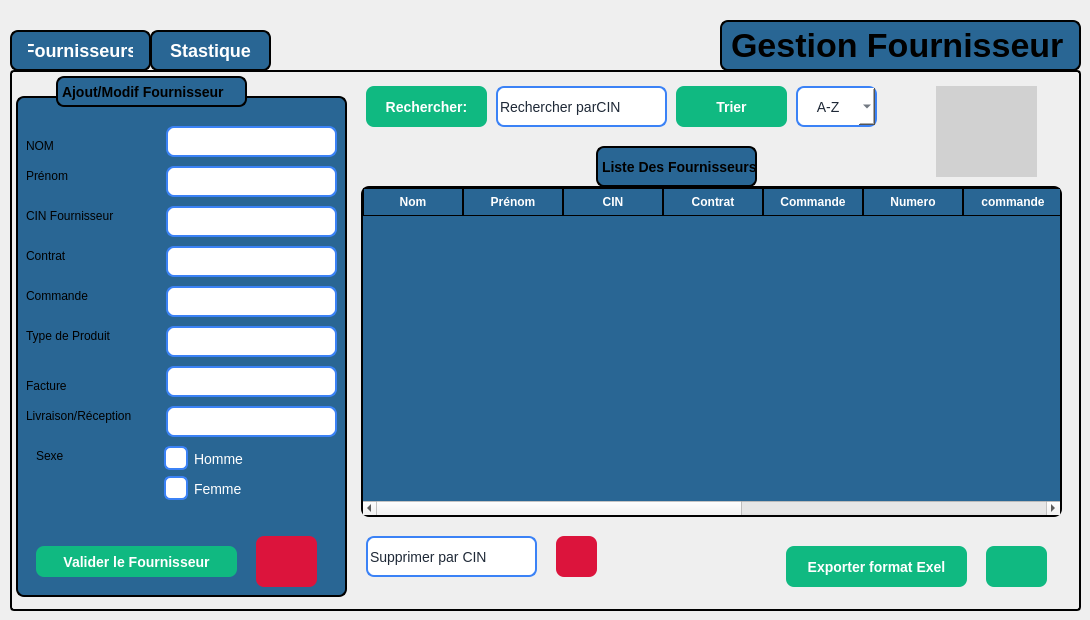
    <widget class="QWidget" name="fournisseur">
     <widget class="QPushButton" name="btnpage1four">
      <property name="geometry">
       <rect>
        <x>10</x>
        <y>30</y>
        <width>141</width>
        <height>41</height>
       </rect>
      </property>
      <property name="styleSheet">
       <string notr="true">QPushButton {
    border: 2px solid black;
    border-radius: 8px;
    font-weight: bold;
    font-size: 18px;              /* texte plus grand */
    background-color: rgb(41, 102, 148); /* bleu normal */
    color: white;
    padding: 8px 16px;
}

/* Quand la souris passe dessus */
QPushButton:hover {
    background-color: rgb(61, 122, 168); /* bleu plus clair */
}

/* Quand on clique dessus */
QPushButton:pressed {
    background-color: rgb(81, 142, 188); /* encore plus clair */
}

/* Bouton actif (par ex. quand on est sur la page 1) */
QPushButton[active=&quot;true&quot;] {
    background-color: #10b981;  /* vert quand actif */
    color: white;
}</string>
      </property>
      <property name="text">
       <string>Fournisseurs</string>
      </property>
     </widget>
     <widget class="QStackedWidget" name="stackedWidgetfour">
      <property name="geometry">
       <rect>
        <x>10</x>
        <y>70</y>
        <width>1071</width>
        <height>541</height>
       </rect>
      </property>
      <property name="styleSheet">
       <string notr="true">QStackedWidget {
  border: 2px solid black;
  border-radius: 4px;
  padding: 4px;
}</string>
      </property>
      <widget class="QWidget" name="page_14">
       <widget class="QLabel" name="label_78">
        <property name="geometry">
         <rect>
          <x>0</x>
          <y>20</y>
          <width>331</width>
          <height>501</height>
         </rect>
        </property>
        <property name="styleSheet">
         <string notr="true">QLabel{
 border: 2px solid black;   /* blue border */
    border-radius: 8px;
 font-weight: bold;
    font-size: 14px;
background-color: rgb(41, 102, 148);}</string>
        </property>
        <property name="text">
         <string/>
        </property>
       </widget>
       <widget class="QLabel" name="label_79">
        <property name="geometry">
         <rect>
          <x>40</x>
          <y>0</y>
          <width>191</width>
          <height>31</height>
         </rect>
        </property>
        <property name="styleSheet">
         <string notr="true">QLabel{
 border: 2px solid black;   /* blue border */
    border-radius: 8px;
 font-weight: bold;
    font-size: 14px;
background-color: rgb(41, 102, 148);}</string>
        </property>
        <property name="text">
         <string>Ajout/Modif Fournisseur</string>
        </property>
       </widget>
       <widget class="QLineEdit" name="lineEdit_28">
        <property name="geometry">
         <rect>
          <x>150</x>
          <y>50</y>
          <width>171</width>
          <height>31</height>
         </rect>
        </property>
        <property name="styleSheet">
         <string notr="true">QLineEdit {
    /* dark background */
	background-color: rgb(255, 255, 255);
    color: #1f2937;              /* typed text color */
    border: 2px solid #3b82f6;   /* blue border */
    border-radius: 8px;

    font-size: 14px;
}

QLineEdit::placeholder {
    color: white;                /* placeholder text color */
}
</string>
        </property>
       </widget>
       <widget class="QLineEdit" name="lineEdit_29">
        <property name="geometry">
         <rect>
          <x>150</x>
          <y>90</y>
          <width>171</width>
          <height>31</height>
         </rect>
        </property>
        <property name="styleSheet">
         <string notr="true">QLineEdit {
    /* dark background */
	background-color: rgb(255, 255, 255);
    color: #1f2937;              /* typed text color */
    border: 2px solid #3b82f6;   /* blue border */
    border-radius: 8px;

    font-size: 14px;
}

QLineEdit::placeholder {
    color: white;                /* placeholder text color */
}
</string>
        </property>
       </widget>
       <widget class="QLineEdit" name="lineEdit_30">
        <property name="geometry">
         <rect>
          <x>150</x>
          <y>130</y>
          <width>171</width>
          <height>31</height>
         </rect>
        </property>
        <property name="styleSheet">
         <string notr="true">QLineEdit {
    /* dark background */
	background-color: rgb(255, 255, 255);
    color: #1f2937;              /* typed text color */
    border: 2px solid #3b82f6;   /* blue border */
    border-radius: 8px;

    font-size: 14px;
}

QLineEdit::placeholder {
    color: white;                /* placeholder text color */
}
</string>
        </property>
       </widget>
       <widget class="QLineEdit" name="lineEdit_31">
        <property name="geometry">
         <rect>
          <x>150</x>
          <y>170</y>
          <width>171</width>
          <height>31</height>
         </rect>
        </property>
        <property name="styleSheet">
         <string notr="true">QLineEdit {
    /* dark background */
	background-color: rgb(255, 255, 255);
    color: #1f2937;              /* typed text color */
    border: 2px solid #3b82f6;   /* blue border */
    border-radius: 8px;

    font-size: 14px;
}

QLineEdit::placeholder {
    color: white;                /* placeholder text color */
}
</string>
        </property>
       </widget>
       <widget class="QLineEdit" name="lineEdit_32">
        <property name="geometry">
         <rect>
          <x>150</x>
          <y>210</y>
          <width>171</width>
          <height>31</height>
         </rect>
        </property>
        <property name="styleSheet">
         <string notr="true">QLineEdit {
    /* dark background */
	background-color: rgb(255, 255, 255);
    color: #1f2937;              /* typed text color */
    border: 2px solid #3b82f6;   /* blue border */
    border-radius: 8px;

    font-size: 14px;
}

QLineEdit::placeholder {
    color: white;                /* placeholder text color */
}
</string>
        </property>
       </widget>
       <widget class="QLineEdit" name="lineEdit_33">
        <property name="geometry">
         <rect>
          <x>150</x>
          <y>250</y>
          <width>171</width>
          <height>31</height>
         </rect>
        </property>
        <property name="styleSheet">
         <string notr="true">QLineEdit {
    /* dark background */
	background-color: rgb(255, 255, 255);
    color: #1f2937;              /* typed text color */
    border: 2px solid #3b82f6;   /* blue border */
    border-radius: 8px;

    font-size: 14px;
}

QLineEdit::placeholder {
    color: white;                /* placeholder text color */
}
</string>
        </property>
       </widget>
       <widget class="QTableWidget" name="tableWidgetfour">
        <property name="geometry">
         <rect>
          <x>345</x>
          <y>110</y>
          <width>701</width>
          <height>331</height>
         </rect>
        </property>
        <property name="styleSheet">
         <string notr="true">QTableWidget {
    background-color: rgb(41, 102, 148);   /* blue background */
    border: 2px solid black;
    border-radius: 8px;
    font-weight: bold;
    font-size: 14px;
    gridline-color: black;                 /* cell grid lines */
    color: white;                          
    selection-background-color: #10b981;
    selection-color: white;
    outline: 0;
}

QTableWidget::item {
    border: 1px solid black;               /* give each cell a border */
    padding: 4px;
}

QHeaderView::section {
    background-color: rgb(41, 102, 148);
    color: white;
    border: 1px solid black;              /* column header border */
    padding: 4px;
    font-weight: bold;
}</string>
        </property>
        <column>
         <property name="text">
          <string>Nom</string>
         </property>
        </column>
        <column>
         <property name="text">
          <string>Prénom</string>
         </property>
        </column>
        <column>
         <property name="text">
          <string>CIN</string>
         </property>
        </column>
        <column>
         <property name="text">
          <string>Contrat</string>
         </property>
        </column>
        <column>
         <property name="text">
          <string>Commande</string>
         </property>
        </column>
        <column>
         <property name="text">
          <string>Numero</string>
         </property>
        </column>
        <column>
         <property name="text">
          <string>commande</string>
         </property>
        </column>
        <column>
         <property name="text">
          <string>Type de produit</string>
         </property>
        </column>
        <column>
         <property name="text">
          <string>Facture</string>
         </property>
        </column>
        <column>
         <property name="text">
          <string>livraison-Réception</string>
         </property>
        </column>
        <column>
         <property name="text">
          <string>Sexe</string>
         </property>
        </column>
       </widget>
       <widget class="QComboBox" name="comboBox_9">
        <property name="geometry">
         <rect>
          <x>780</x>
          <y>10</y>
          <width>81</width>
          <height>41</height>
         </rect>
        </property>
        <property name="styleSheet">
         <string notr="true">QComboBox {
    background-color: rgb(255, 255, 255);   /* white background */
    color: #1f2937;                         /* selected text color */
    border: 2px solid #3b82f6;              /* blue border */
    border-radius: 8px;
    font-size: 14px;
    padding: 4px 8px;
}

/* Dropdown list styling */
QComboBox QAbstractItemView {
    background-color: rgb(255, 255, 255);
    color: #1f2937;
    selection-background-color: #3b82f6;
    selection-color: white;
}

/* Make the arrow black */
QComboBox::down-arrow {
    width: 12px;
    height: 12px;
    image: none; 
                      /* remove default image */
	background-color: rgb(0, 170, 255);
    border-left: 6px solid transparent;
    border-right: 6px solid transparent;
    border-top: 6px solid black;       /* black arrow */
}</string>
        </property>
        <item>
         <property name="text">
          <string>   A-Z</string>
         </property>
        </item>
       </widget>
       <widget class="QLabel" name="label_80">
        <property name="geometry">
         <rect>
          <x>580</x>
          <y>70</y>
          <width>161</width>
          <height>41</height>
         </rect>
        </property>
        <property name="styleSheet">
         <string notr="true">QLabel{
 border: 2px solid black;   /* blue border */
    border-radius: 8px;
 font-weight: bold;
    font-size: 14px;
background-color: rgb(41, 102, 148);}</string>
        </property>
        <property name="text">
         <string>Liste Des Fournisseurs</string>
        </property>
       </widget>
       <widget class="QPushButton" name="pushButton_25">
        <property name="geometry">
         <rect>
          <x>660</x>
          <y>10</y>
          <width>111</width>
          <height>41</height>
         </rect>
        </property>
        <property name="styleSheet">
         <string notr="true">QPushButton {
    background-color: #10b981;   /* normal state */
    color: white;
    border: none;
    border-radius: 8px;
    padding: 8px 20px;
    font-size: 14px;
    font-weight: bold;
}

QPushButton:hover {
    background-color: #059669;   /* darker on hover */
}</string>
        </property>
        <property name="text">
         <string>Trier</string>
        </property>
       </widget>
       <widget class="QLineEdit" name="lineEdit_34">
        <property name="geometry">
         <rect>
          <x>480</x>
          <y>10</y>
          <width>171</width>
          <height>41</height>
         </rect>
        </property>
        <property name="styleSheet">
         <string notr="true">QLineEdit {
    /* dark background */
	background-color: rgb(255, 255, 255);
    color: #1f2937;              /* typed text color */
    border: 2px solid #3b82f6;   /* blue border */
    border-radius: 8px;

    font-size: 14px;
}

QLineEdit::placeholder {
    color: white;                /* placeholder text color */
}
</string>
        </property>
        <property name="text">
         <string>Rechercher parCIN</string>
        </property>
       </widget>
       <widget class="QPushButton" name="pushButton_26">
        <property name="geometry">
         <rect>
          <x>350</x>
          <y>10</y>
          <width>121</width>
          <height>41</height>
         </rect>
        </property>
        <property name="styleSheet">
         <string notr="true">QPushButton {
    background-color: #10b981;   /* normal state */
    color: white;
    border: none;
    border-radius: 8px;
    padding: 8px 20px;
    font-size: 14px;
    font-weight: bold;
}

QPushButton:hover {
    background-color: #059669;   /* darker on hover */
}</string>
        </property>
        <property name="text">
         <string>Rechercher:</string>
        </property>
       </widget>
       <widget class="QPushButton" name="pushButton_27">
        <property name="geometry">
         <rect>
          <x>770</x>
          <y>470</y>
          <width>181</width>
          <height>41</height>
         </rect>
        </property>
        <property name="styleSheet">
         <string notr="true">QPushButton {
    background-color: #10b981;   /* normal state */
    color: white;
    border: none;
    border-radius: 8px;
    padding: 8px 20px;
    font-size: 14px;
    font-weight: bold;
}

QPushButton:hover {
    background-color: #059669;   /* darker on hover */
}</string>
        </property>
        <property name="text">
         <string>Exporter format Exel</string>
        </property>
       </widget>
       <widget class="QPushButton" name="pushButton_28">
        <property name="geometry">
         <rect>
          <x>970</x>
          <y>470</y>
          <width>61</width>
          <height>41</height>
         </rect>
        </property>
        <property name="styleSheet">
         <string notr="true">QPushButton {
    background-color: #10b981;   /* normal state */
    color: white;
    border: none;
    border-radius: 8px;
    padding: 8px 20px;
    font-size: 14px;
    font-weight: bold;
}

QPushButton:hover {
    background-color: #059669;   /* darker on hover */
}</string>
        </property>
        <property name="text">
         <string/>
        </property>
        <property name="icon">
         <iconset theme="QIcon::ThemeIcon::GoDown"/>
        </property>
       </widget>
       <widget class="QLineEdit" name="lineEdit_35">
        <property name="geometry">
         <rect>
          <x>350</x>
          <y>460</y>
          <width>171</width>
          <height>41</height>
         </rect>
        </property>
        <property name="styleSheet">
         <string notr="true">QLineEdit {
    /* dark background */
	background-color: rgb(255, 255, 255);
    color: #1f2937;              /* typed text color */
    border: 2px solid #3b82f6;   /* blue border */
    border-radius: 8px;

    font-size: 14px;
}

QLineEdit::placeholder {
    color: white;                /* placeholder text color */
}
</string>
        </property>
        <property name="text">
         <string>Supprimer par CIN</string>
        </property>
       </widget>
       <widget class="QPushButton" name="pushButton_29">
        <property name="geometry">
         <rect>
          <x>540</x>
          <y>460</y>
          <width>41</width>
          <height>41</height>
         </rect>
        </property>
        <property name="styleSheet">
         <string notr="true">QPushButton {

	background-color: rgb(220, 20, 60);
	
    color: white;
    border: none;
    border-radius: 8px;
    padding: 8px 20px;
    font-size: 14px;
    font-weight: bold;
}

QPushButton:hover {
      /* darker on hover */
	background-color: rgb(140, 0, 0);
}</string>
        </property>
        <property name="text">
         <string/>
        </property>
        <property name="icon">
         <iconset theme="QIcon::ThemeIcon::EditDelete"/>
        </property>
       </widget>
       <widget class="QPushButton" name="pushButton_30">
        <property name="geometry">
         <rect>
          <x>20</x>
          <y>470</y>
          <width>201</width>
          <height>31</height>
         </rect>
        </property>
        <property name="styleSheet">
         <string notr="true">QPushButton {
    background-color: #10b981;   /* normal state */
    color: white;
    border: none;
    border-radius: 8px;
    padding: 8px 20px;
    font-size: 14px;
    font-weight: bold;
}

QPushButton:hover {
    background-color: #059669;   /* darker on hover */
}</string>
        </property>
        <property name="text">
         <string>Valider le Fournisseur</string>
        </property>
       </widget>
       <widget class="QLabel" name="label_81">
        <property name="geometry">
         <rect>
          <x>10</x>
          <y>60</y>
          <width>63</width>
          <height>20</height>
         </rect>
        </property>
        <property name="styleSheet">
         <string notr="true">background-color: rgb(41, 102, 148);</string>
        </property>
        <property name="text">
         <string>NOM</string>
        </property>
       </widget>
       <widget class="QLabel" name="label_82">
        <property name="geometry">
         <rect>
          <x>10</x>
          <y>90</y>
          <width>63</width>
          <height>20</height>
         </rect>
        </property>
        <property name="styleSheet">
         <string notr="true">background-color: rgb(41, 102, 148);</string>
        </property>
        <property name="text">
         <string>Prénom</string>
        </property>
       </widget>
       <widget class="QLabel" name="label_83">
        <property name="geometry">
         <rect>
          <x>10</x>
          <y>130</y>
          <width>121</width>
          <height>20</height>
         </rect>
        </property>
        <property name="styleSheet">
         <string notr="true">background-color: rgb(41, 102, 148);</string>
        </property>
        <property name="text">
         <string>CIN Fournisseur</string>
        </property>
       </widget>
       <widget class="QLabel" name="label_84">
        <property name="geometry">
         <rect>
          <x>10</x>
          <y>210</y>
          <width>101</width>
          <height>20</height>
         </rect>
        </property>
        <property name="styleSheet">
         <string notr="true">background-color: rgb(41, 102, 148);</string>
        </property>
        <property name="text">
         <string>Commande</string>
        </property>
       </widget>
       <widget class="QLabel" name="label_85">
        <property name="geometry">
         <rect>
          <x>10</x>
          <y>170</y>
          <width>111</width>
          <height>20</height>
         </rect>
        </property>
        <property name="styleSheet">
         <string notr="true">background-color: rgb(41, 102, 148);</string>
        </property>
        <property name="text">
         <string>Contrat</string>
        </property>
       </widget>
       <widget class="QLabel" name="label_86">
        <property name="geometry">
         <rect>
          <x>10</x>
          <y>250</y>
          <width>121</width>
          <height>20</height>
         </rect>
        </property>
        <property name="styleSheet">
         <string notr="true">background-color: rgb(41, 102, 148);</string>
        </property>
        <property name="text">
         <string>Type de Produit</string>
        </property>
       </widget>
       <widget class="QLabel" name="label_87">
        <property name="geometry">
         <rect>
          <x>20</x>
          <y>370</y>
          <width>63</width>
          <height>20</height>
         </rect>
        </property>
        <property name="styleSheet">
         <string notr="true">background-color: rgb(41, 102, 148);</string>
        </property>
        <property name="text">
         <string>Sexe</string>
        </property>
       </widget>
       <widget class="QRadioButton" name="radioButton">
        <property name="geometry">
         <rect>
          <x>140</x>
          <y>370</y>
          <width>111</width>
          <height>25</height>
         </rect>
        </property>
        <property name="styleSheet">
         <string notr="true">QRadioButton {
    color: white;
    font-size: 14px;
    padding-left: 8px;
background-color: rgb(41, 102, 148);
}

QRadioButton::indicator {
    width: 20px;
    height: 20px;
    border: 2px solid #3b82f6;
    border-radius: 6px;      /* rounded corners */
    background-color: white;  /* unchecked background */
}

QRadioButton::indicator:checked {
    background-color: #FFD700;  /* blue fill when checked */
}</string>
        </property>
        <property name="text">
         <string>Homme</string>
        </property>
       </widget>
       <widget class="QRadioButton" name="radioButton_2">
        <property name="geometry">
         <rect>
          <x>140</x>
          <y>400</y>
          <width>111</width>
          <height>25</height>
         </rect>
        </property>
        <property name="styleSheet">
         <string notr="true">QRadioButton {
    color: white;
    font-size: 14px;
    padding-left: 8px;
background-color: rgb(41, 102, 148);
}

QRadioButton::indicator {
    width: 20px;
    height: 20px;
    border: 2px solid #3b82f6;
    border-radius: 6px;      /* rounded corners */
    background-color: white;  /* unchecked background */
}

QRadioButton::indicator:checked {
    background-color: #FFD700;  /* blue fill when checked */
}</string>
        </property>
        <property name="text">
         <string>Femme</string>
        </property>
       </widget>
       <widget class="QLabel" name="label_88">
        <property name="geometry">
         <rect>
          <x>10</x>
          <y>300</y>
          <width>63</width>
          <height>20</height>
         </rect>
        </property>
        <property name="styleSheet">
         <string notr="true">background-color: rgb(41, 102, 148);</string>
        </property>
        <property name="text">
         <string>Facture</string>
        </property>
       </widget>
       <widget class="QLineEdit" name="lineEdit_36">
        <property name="geometry">
         <rect>
          <x>150</x>
          <y>290</y>
          <width>171</width>
          <height>31</height>
         </rect>
        </property>
        <property name="styleSheet">
         <string notr="true">QLineEdit {
    /* dark background */
	background-color: rgb(255, 255, 255);
    color: #1f2937;              /* typed text color */
    border: 2px solid #3b82f6;   /* blue border */
    border-radius: 8px;

    font-size: 14px;
}

QLineEdit::placeholder {
    color: white;                /* placeholder text color */
}
</string>
        </property>
       </widget>
       <widget class="QLabel" name="label_89">
        <property name="geometry">
         <rect>
          <x>10</x>
          <y>330</y>
          <width>131</width>
          <height>20</height>
         </rect>
        </property>
        <property name="styleSheet">
         <string notr="true">background-color: rgb(41, 102, 148);</string>
        </property>
        <property name="text">
         <string>Livraison/Réception</string>
        </property>
       </widget>
       <widget class="QLineEdit" name="lineEdit_37">
        <property name="geometry">
         <rect>
          <x>150</x>
          <y>330</y>
          <width>171</width>
          <height>31</height>
         </rect>
        </property>
        <property name="styleSheet">
         <string notr="true">QLineEdit {
    /* dark background */
	background-color: rgb(255, 255, 255);
    color: #1f2937;              /* typed text color */
    border: 2px solid #3b82f6;   /* blue border */
    border-radius: 8px;

    font-size: 14px;
}

QLineEdit::placeholder {
    color: white;                /* placeholder text color */
}
</string>
        </property>
       </widget>
       <widget class="QLabel" name="image_8">
        <property name="geometry">
         <rect>
          <x>920</x>
          <y>10</y>
          <width>101</width>
          <height>91</height>
         </rect>
        </property>
        <property name="styleSheet">
         <string notr="true">background-color: rgb(209, 209, 209);
   </string>
        </property>
        <property name="text">
         <string/>
        </property>
        <property name="pixmap">
         <pixmap>../Projet/images/photo.png</pixmap>
        </property>
       </widget>
       <widget class="QPushButton" name="annulerajout_5">
        <property name="geometry">
         <rect>
          <x>240</x>
          <y>460</y>
          <width>61</width>
          <height>51</height>
         </rect>
        </property>
        <property name="styleSheet">
         <string notr="true">QPushButton {

	background-color: rgb(220, 20, 60);
	
    color: white;
    border: none;
    border-radius: 8px;
    padding: 8px 20px;
    font-size: 14px;
    font-weight: bold;
}

QPushButton:hover {
      /* darker on hover */
	background-color: rgb(140, 0, 0);
}
</string>
        </property>
        <property name="text">
         <string/>
        </property>
        <property name="icon">
         <iconset theme="QIcon::ThemeIcon::EditClear"/>
        </property>
       </widget>
      </widget>
      <widget class="QWidget" name="page_15"/>
     </widget>
     <widget class="QPushButton" name="btnpage2four">
      <property name="geometry">
       <rect>
        <x>150</x>
        <y>30</y>
        <width>121</width>
        <height>41</height>
       </rect>
      </property>
      <property name="styleSheet">
       <string notr="true">QPushButton {
    border: 2px solid black;
    border-radius: 8px;
    font-weight: bold;
    font-size: 18px;              /* texte plus grand */
    background-color: rgb(41, 102, 148); /* bleu normal */
    color: white;
    padding: 8px 16px;
}

/* Quand la souris passe dessus */
QPushButton:hover {
    background-color: rgb(61, 122, 168); /* bleu plus clair */
}

/* Quand on clique dessus */
QPushButton:pressed {
    background-color: rgb(81, 142, 188); /* encore plus clair */
}

/* Bouton actif (par ex. quand on est sur la page 1) */
QPushButton[active=&quot;true&quot;] {
    background-color: #10b981;  /* vert quand actif */
    color: white;
}</string>
      </property>
      <property name="text">
       <string>Stastique</string>
      </property>
     </widget>
     <widget class="QLabel" name="label_90">
      <property name="geometry">
       <rect>
        <x>720</x>
        <y>20</y>
        <width>361</width>
        <height>51</height>
       </rect>
      </property>
      <property name="styleSheet">
       <string notr="true">QLabel{
 border: 2px solid black;   /* blue border */
    border-radius: 8px;
 font-weight: bold;
    font-size: 34px;
background-color: rgb(41, 102, 148);}
</string>
      </property>
      <property name="text">
       <string>Gestion Fournisseur</string>
      </property>
     </widget>
    </widget>
